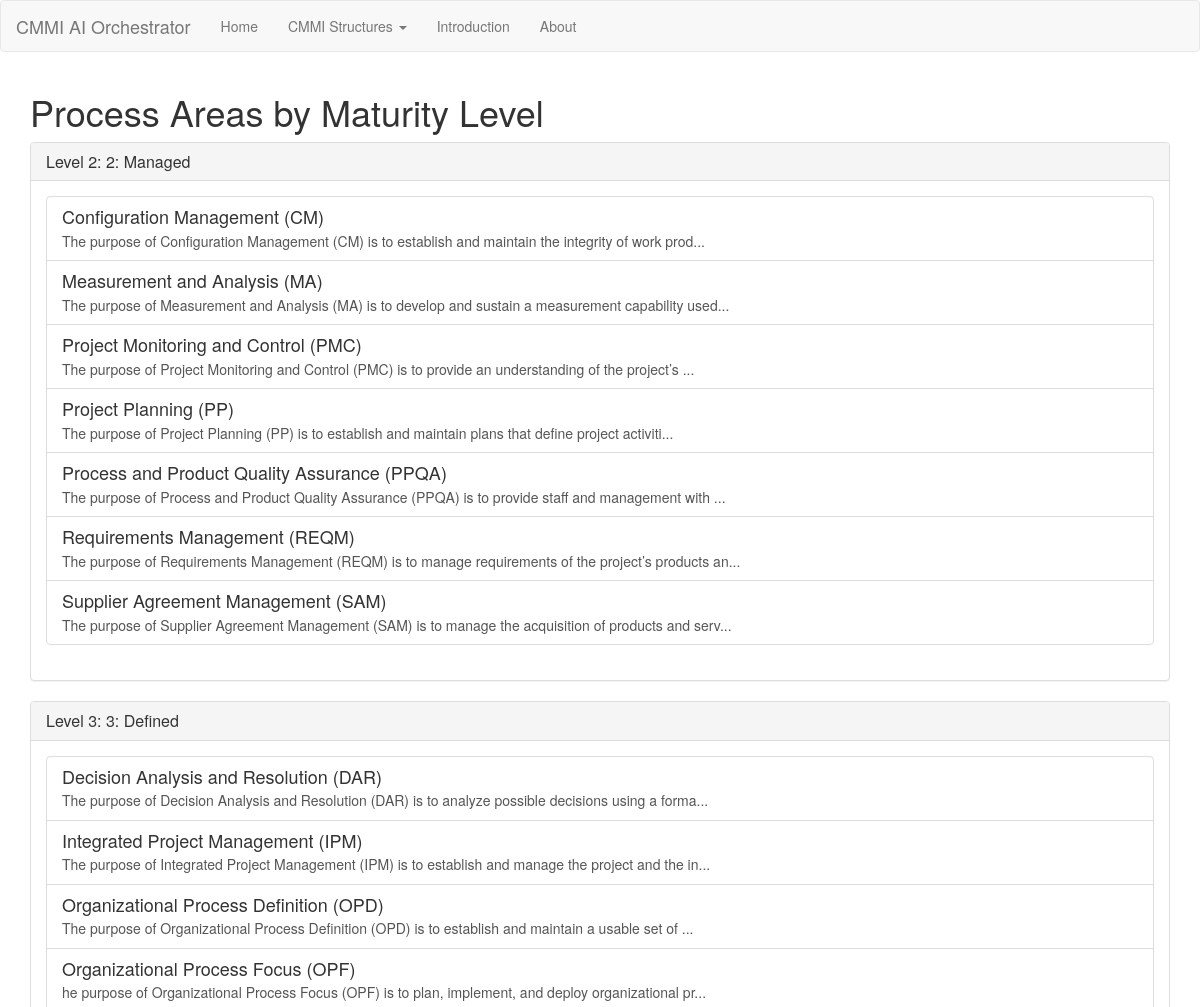
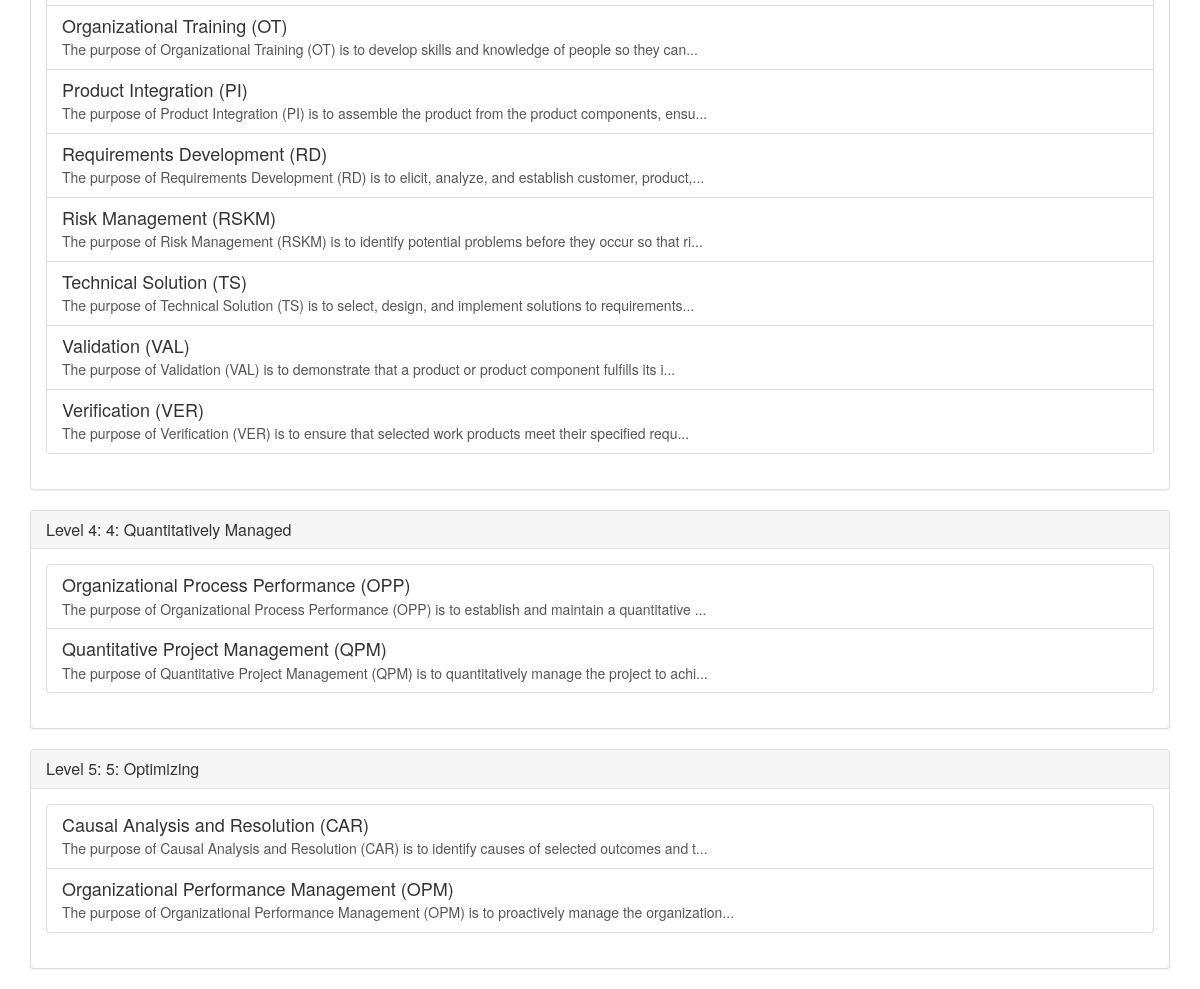
The page /process_areas on the database its author committed (2 pictures, top to bottom).
### app/models.py (models this page shows, shortened)
class MaturityLevel(db.Model):
    __tablename__ = 'maturity_levels'
    id = db.Column(db.Integer, primary_key=True)
    name = db.Column(db.String(255))
    description = db.Column(db.Text)
    created_at = db.Column(db.DateTime, default=datetime.utcnow)
    updated_at = db.Column(db.DateTime, default=datetime.utcnow, onupdate=datetime.utcnow)
    process_areas = db.relationship('ProcessArea', backref='maturity_level', lazy='dynamic')

class ProcessArea(db.Model):
    __tablename__ = 'process_areas'
    id = db.Column(db.Integer, primary_key=True)
    name = db.Column(db.String(255))
    purpose = db.Column(db.Text)
    maturity_level_id = db.Column(db.Integer, db.ForeignKey('maturity_levels.id'))
    process_area_category_id = db.Column(db.Integer, db.ForeignKey('process_area_categories.id'))
    created_at = db.Column(db.DateTime, default=datetime.utcnow)
    updated_at = db.Column(db.DateTime, default=datetime.utcnow, onupdate=datetime.utcnow)
    specific_goals = db.relationship('SpecificGoal', backref='process_area', lazy='dynamic')
    generic_practice_elaborations = db.relationship('GenericPracticeElaboration', backref='process_area', lazy='dynamic')

### app/routes.py (the view)
@bp.route('/process_areas')
def process_areas():
    levels = MaturityLevel.query.order_by(MaturityLevel.id).all()
    return render_template('process_areas.html', levels=levels)

### app/templates/process_areas.html (shortened to what this page needs)
{% extends "base.html" %}
{% block app_content %}
<h1>Process Areas by Maturity Level</h1>
{% for level in levels %}
{% if level.id > 1 %}
<div class="panel panel-default">
    <div class="panel-heading">
        <h3 class="panel-title">Level {{ level.id }}: {{ level.name }}</h3>
    </div>
    <div class="panel-body">
        <div class="list-group">
            {% for pa in level.process_areas %}
            <a href="{{ url_for('main.process_area_detail', pa_id=pa.id) }}" class="list-group-item">
                <h4 class="list-group-item-heading">{{ pa.name }}</h4>
                <p class="list-group-item-text">{{ pa.purpose[:100] }}...</p>
            </a>
            {% endfor %}
        </div>
    </div>
</div>
{% endif %}
{% endfor %}
{% endblock %}

### app/templates/base.html (shortened to what this page needs)
{% extends "bootstrap/base.html" %}
{% block navbar %}
<nav class="navbar navbar-default">
  <div class="container-fluid">
    <div class="navbar-header">
      <a class="navbar-brand" href="{{ url_for('main.home') }}">CMMI AI Orchestrator</a>
    </div>
    <div class="collapse navbar-collapse" id="bs-example-navbar-collapse-1">
      <ul class="nav navbar-nav">
        <li><a href="{{ url_for('main.home') }}">Home</a></li>
        <li class="dropdown">
          <a href="#" class="dropdown-toggle" data-toggle="dropdown" role="button" aria-haspopup="true"
            aria-expanded="false">CMMI Structures <span class="caret"></span></a>
        </li>
        <li><a href="{{ url_for('main.introduction') }}">Introduction</a></li>
        <li><a href="{{ url_for('main.about') }}">About</a></li>
      </ul>
    </div>
  </div>
</nav>
{% endblock %}
{% block content %}
<div class="container">
  {% block app_content %}{% endblock %}
</div>
{% endblock %}

### rows shown on the page
MaturityLevel: id "2", name "2: Managed"
ProcessArea: name "Configuration Management (CM)", purpose "The purpose of Configuration Management (CM) is to establish and maintain the integrity of work prod"
ProcessArea: name "Measurement and Analysis (MA)", purpose "The purpose of Measurement and Analysis (MA) is to develop and sustain a measurement capability used"
ProcessArea: name "Project Monitoring and Control (PMC)", purpose "The purpose of Project Monitoring and Control (PMC) is to provide an understanding of the project’s"
ProcessArea: name "Project Planning (PP)", purpose "The purpose of Project Planning (PP) is to establish and maintain plans that define project activiti"
ProcessArea: name "Process and Product Quality Assurance (PPQA)", purpose "The purpose of Process and Product Quality Assurance (PPQA) is to provide staff and management with"
ProcessArea: name "Requirements Management (REQM)", purpose "The purpose of Requirements Management (REQM) is to manage requirements of the project’s products an"
ProcessArea: name "Supplier Agreement Management (SAM)", purpose "The purpose of Supplier Agreement Management (SAM) is to manage the acquisition of products and serv"
MaturityLevel: id "3", name "3: Defined"
ProcessArea: name "Decision Analysis and Resolution (DAR)", purpose "The purpose of Decision Analysis and Resolution (DAR) is to analyze possible decisions using a forma"
ProcessArea: name "Integrated Project Management (IPM)", purpose "The purpose of Integrated Project Management (IPM) is to establish and manage the project and the in"
ProcessArea: name "Organizational Process Definition (OPD)", purpose "The purpose of Organizational Process Definition (OPD) is to establish and maintain a usable set of"
ProcessArea: name "Organizational Process Focus (OPF)", purpose "he purpose of Organizational Process Focus (OPF) is to plan, implement, and deploy organizational pr"
ProcessArea: name "Organizational Training (OT)", purpose "The purpose of Organizational Training (OT) is to develop skills and knowledge of people so they can"
ProcessArea: name "Product Integration (PI)", purpose "The purpose of Product Integration (PI) is to assemble the product from the product components, ensu"
ProcessArea: name "Requirements Development (RD)", purpose "The purpose of Requirements Development (RD) is to elicit, analyze, and establish customer, product,"
ProcessArea: name "Risk Management (RSKM)", purpose "The purpose of Risk Management (RSKM) is to identify potential problems before they occur so that ri"
ProcessArea: name "Technical Solution (TS)", purpose "The purpose of Technical Solution (TS) is to select, design, and implement solutions to requirements"
ProcessArea: name "Validation (VAL)", purpose "The purpose of Validation (VAL) is to demonstrate that a product or product component fulfills its i"
ProcessArea: name "Verification (VER)", purpose "The purpose of Verification (VER) is to ensure that selected work products meet their specified requ"
MaturityLevel: id "4", name "4: Quantitatively Managed"
ProcessArea: name "Organizational Process Performance (OPP)", purpose "The purpose of Organizational Process Performance (OPP) is to establish and maintain a quantitative"
ProcessArea: name "Quantitative Project Management (QPM)", purpose "The purpose of Quantitative Project Management (QPM) is to quantitatively manage the project to achi"
MaturityLevel: id "5", name "5: Optimizing"
ProcessArea: name "Causal Analysis and Resolution (CAR)", purpose "The purpose of Causal Analysis and Resolution (CAR) is to identify causes of selected outcomes and t"
ProcessArea: name "Organizational Performance Management (OPM)", purpose "The purpose of Organizational Performance Management (OPM) is to proactively manage the organization"
